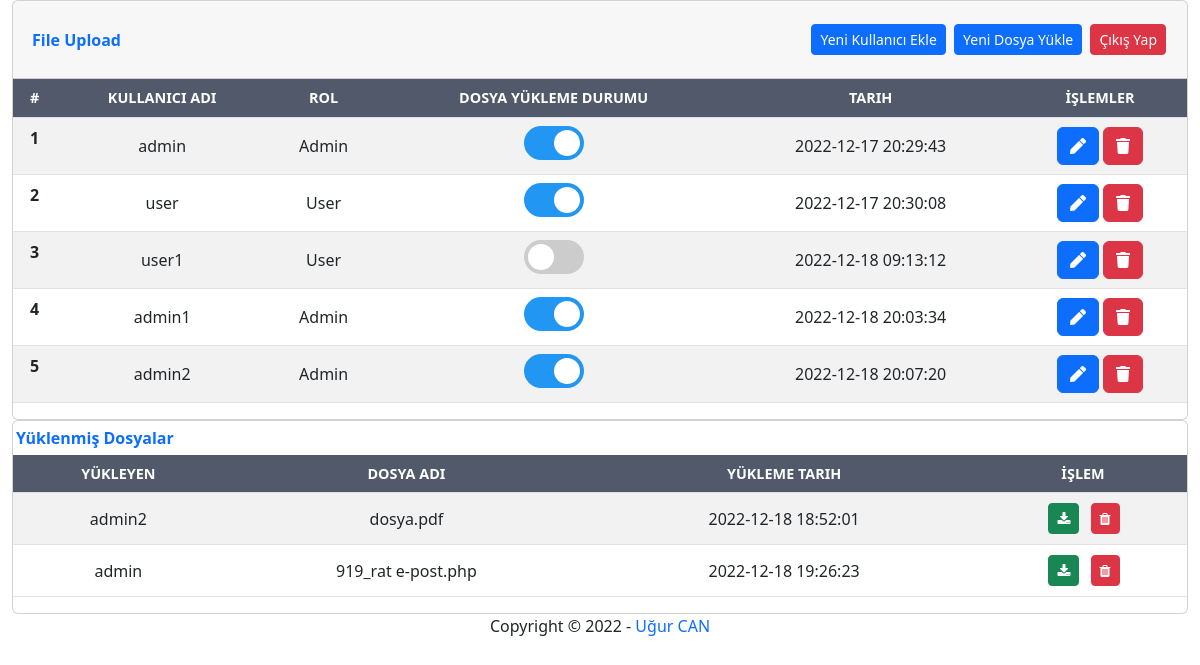
/index.php (signed in), run on the app's committed database.
### tables this page shows
CREATE TABLE IF NOT EXISTS `users` (
  `id` int NOT NULL AUTO_INCREMENT,
  `username` varchar(50) NOT NULL,
  `password` varchar(32) NOT NULL,
  `role` int NOT NULL COMMENT '0->Admin, 1->User',
  `upload_status` int NOT NULL COMMENT '0->No, 1->Yes',
  `status` int NOT NULL DEFAULT '1' COMMENT '0->Silinmiş, 1->Aktif',
  `created_at` timestamp NOT NULL DEFAULT CURRENT_TIMESTAMP,
  PRIMARY KEY (`id`)
);

CREATE TABLE IF NOT EXISTS `files` (
  `id` int NOT NULL AUTO_INCREMENT,
  `username` varchar(50) NOT NULL,
  `file_path` varchar(100) NOT NULL,
  `status` int NOT NULL DEFAULT '1' COMMENT '0->Silinmiş, 1->Aktif',
  `created_at` timestamp NOT NULL DEFAULT CURRENT_TIMESTAMP,
  PRIMARY KEY (`id`)
);

### index.php (the view)
<?php
require_once("config.php");
include("includes/header.php");
if($_SESSION['sess_role'] == 0){
?>
            <div class="row">
                <div class="col-12">
                    <div class="table-responsive">
                        <table class="table table-striped table tablesorter" id="ipi-table">
                            <thead class="thead-dark">
                                <tr>
                                    <th class="text-center">#</th>
                                    <th class="text-center">Kullanıcı Adı</th>
                                    <th class="text-center">Rol</th>
                                    <th class="text-center">Dosya Yükleme Durumu</th>
                                    <th class="text-center">Tarih</th>
                                    <th class="text-center filter-false sorter-false">İşlemler</th>
                                </tr>
                            </thead>
                            <tbody class="text-center">
                            <?php
                                $query = $connection->prepare("SELECT * FROM users WHERE status=1");
                                $query->execute();
                                while($user=$query->fetch())
                                {
                                ?>
                                <tr>
                                    <th scope="row"><?= $user['id']?></th>
                                        <td><?= $user['username']?></td>
                                        <td>
                                            <?php
                                            if ($user['role'] == 0) {
                                                echo'Admin';
                                            }
                                            else{
                                                echo'User';
                                            }
                                            ?>
                                        </td>
                                        <td>
                                        <?php
                                            if ($user['upload_status'] == 0) {
                                                echo'<label class="switch"><input type="checkbox" onclick="return false;"><span class="slider round"></span></label>';
                                            }
                                            else{
                                                echo'<label class="switch"><input type="checkbox" onclick="return false;" checked><span class="slider round"></span></label>';
                                            }
                                            ?>
                                        </td>
                                        <td><?= $user['created_at']?></td>
                                        <td class="text-center align-middle">
                                            <a class="btn btn-primary" href="user-edit.php?id=<?= $user["id"] ?>"><i class="fas fa-pen"></i></a>
                                            <a class="btn btn-danger" href="user-delete.php?id=<?= $user["id"] ?>"><i class="fas fa-trash"></i></a>
                                        </td>
                                </tr>
                                <?php
                                }
                            ?>
                            </tbody>
                        </table>
                    </div>
                </div>
            </div>
        </div>
    </div>
<?php
}
?>
    <div class="container-fluid">
        <div class="card" id="TableSorterCard">
            <div class="row table-topper align-items-center">
                    <div class="col-12 col-sm-5 col-md-6 text-start" style="margin: 0px;padding: 5px 15px;">
                        <p class="text-primary m-0 fw-bold">Yüklenmiş Dosyalar</p>
                    </div>
            </div>
            <div class="row">
                <div class="col-12">
                    <div class="table-responsive">
                        <table class="table table-striped table tablesorter" id="ipi-table">
                            <thead class="thead-dark">
                                <tr>
                                    <th class="text-center">Yükleyen</th>
                                    <th class="text-center">Dosya Adı</th>
                                    <th class="text-center">Yükleme Tarih</th>
                                    <th class="text-center">İşlem</th>
                                </tr>
                            </thead>
                            <tbody class="text-center">
                            <?php
                                $query = $connection->prepare("SELECT * FROM files WHERE status=1");
                                $query->execute();
                                while($file=$query->fetch())
                                {
                                ?>
                                <tr>
                                    <td><?= $file['username']?></td>
                                    <td><?= $file['file_path']?></td>
                                    <td><?= $file['created_at']?></td>
                                    <td>
                                        <a href="assets/upload/<?= $file['file_path']?>" target="_blank" class="btn btn-success btn-sm reset" style="margin: 2px;"><i class="fa fa-download" aria-hidden="true"></i></a>
                                        <?php
                                            if($_SESSION['sess_role'] == 0){
                                        ?>
                                        <a class="btn btn-danger btn-sm reset" style="margin-left: 5px;" href="file-delete.php?id=<?= $file["id"] ?>"><i class="fa fa-trash"></i></a>
                                        <?php
                                            }
                                        ?>
                                    </td>
                                </tr>
                                <?php
                                }
                            ?>
                            </tbody>
                        </table>
                    </div>
                </div>
            </div>
        </div>
    </div>
<?php
include("includes/footer.php");
?>

### includes/header.php (shortened to what this page needs)
<!DOCTYPE html>
<html lang="en">
    <head>
        <link rel="stylesheet" href="assets/bootstrap/css/bootstrap.min.css">
        <link rel="stylesheet" href="assets/fonts/fontawesome-all.min.css">
        <link rel="stylesheet" href="assets/fonts/font-awesome.min.css">
        <link rel="stylesheet" href="assets/css/Custom-File-Upload.css">
        <link rel="stylesheet" href="assets/fonts/fontawesome5-overrides.min.css">
        <link rel="stylesheet" href="https://cdnjs.cloudflare.com/ajax/libs/jquery.tablesorter/2.31.2/css/theme.bootstrap_4.min.css">
        <link rel="stylesheet" href="https://cdnjs.cloudflare.com/ajax/libs/jqueryui/1.12.1/jquery-ui.min.css">
        <link rel="stylesheet" href="assets/css/Ludens---1-Index-Table-with-Search--Sort-Filters-v20.css">
        <link rel="stylesheet" href="assets/css/Toggle-Switch-toggle-switch.css">
        <link rel="stylesheet" href="assets/css/Toggle-Switch.css">
    </head>
    <body>
    <div class="container-fluid">
        <div class="card" id="TableSorterCard">
            <div class="card-header py-3">
                <div class="row table-topper align-items-center">
                    <div class="col-12 col-sm-5 col-md-6 text-start" style="margin: 0px;padding: 5px 15px;">
                        <p class="text-primary m-0 fw-bold">File Upload</p>
                    </div>
                    <div class="col-12 col-sm-7 col-md-6 text-end" style="margin: 0px;padding: 5px 15px;">
                    <?php
                        if($_SESSION['sess_role'] == 0){
                    ?>
                    <a href="user-add.php" class="btn btn-primary btn-sm reset" style="margin: 2px;">Yeni Kullanıcı Ekle</a>
                    <?php
                        }
                        if($_SESSION['sess_upload_status'] == 1){
                    ?>
                    <a href="file-upload.php" class="btn btn-primary btn-sm reset" style="margin: 2px;">Yeni Dosya Yükle</a>
                    <?php
                        }
                    ?>
                    <a href="logout.php" class="btn btn-danger btn-sm reset" style="margin: 2px;">Çıkış Yap</a></div>
                </div>
            </div>

### includes/footer.php (shortened to what this page needs)
    <center><p class="mb-0">Copyright © 2022 - <a href="http://www.ugurcan.live" style="text-decoration: none;" target="_blank">Uğur CAN</a></p></center>
    </body>
</html>

### assets/css/Ludens---1-Index-Table-with-Search--Sort-Filters-v20.css (style rules this page uses)
#ipi-table > thead > tr, #ipi-table > thead > tr > td { font-size: .9em; font-weight: 400; background: #51596a; text-transform: uppercase; color: #ffffff; }
#ipi-table > tbody > tr > td { max-height: 200px; vertical-align: middle!important; }

### assets/css/Toggle-Switch-toggle-switch.css (style rules this page uses)
.switch { position: relative; display: inline-block; width: 60px; height: 34px; }
.slider { position: absolute; cursor: pointer; top: 0; left: 0; right: 0; bottom: 0; background-color: #ccc; -webkit-transition: .4s; transition: .4s; }
.slider:before { position: absolute; content: ""; height: 26px; width: 26px; left: 4px; bottom: 4px; background-color: white; -webkit-transition: .4s; transition: .4s; }
input:checked + .slider { background-color: #2196F3; }
input:checked + .slider:before { -webkit-transform: translateX(26px); -ms-transform: translateX(26px); transform: translateX(26px); }
.slider.round { border-radius: 34px; }
.slider.round:before { border-radius: 50%; }

### assets/css/Toggle-Switch.css (style rules this page uses)
.switch { position: relative; display: inline-block; width: 60px; height: 34px; }
.slider { position: absolute; cursor: pointer; top: 0; left: 0; right: 0; bottom: 0; background-color: #ccc; -webkit-transition: .4s; transition: .4s; }
.slider:before { position: absolute; content: ""; height: 26px; width: 26px; left: 4px; bottom: 4px; background-color: white; -webkit-transition: .4s; transition: .4s; }
.slider.round { border-radius: 34px; }
.slider.round:before { border-radius: 50%; }

### data on the page
users: id "1", username "admin", role "Admin", upload_status 1 (drawn), created_at "2022-12-17 20:29:43"
users: id "2", username "user", role "User", upload_status 1 (drawn), created_at "2022-12-17 20:30:08"
users: id "3", username "user1", role "User", upload_status 0 (drawn), created_at "2022-12-18 09:13:12"
users: id "4", username "admin1", role "Admin", upload_status 1 (drawn), created_at "2022-12-18 20:03:34"
users: id "5", username "admin2", role "Admin", upload_status 1 (drawn), created_at "2022-12-18 20:07:20"
files: username "admin2", file_path "dosya.pdf", created_at "2022-12-18 18:52:01"
files: username "admin", file_path "919_rat e-post.php", created_at "2022-12-18 19:26:23"
